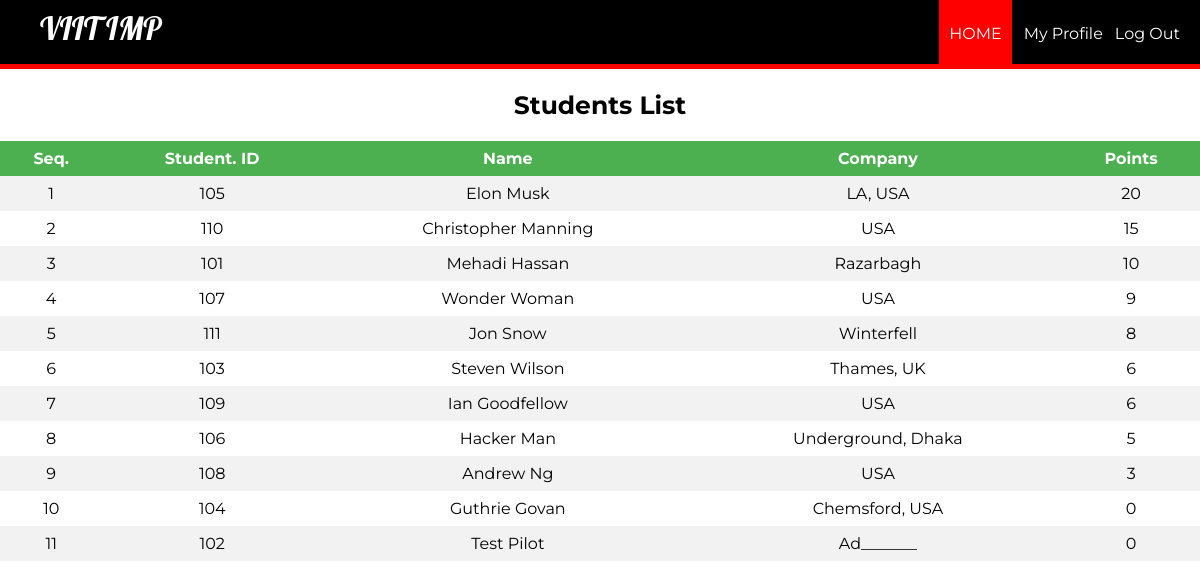
Before: /eloginwel.php?id=105 with the older database file.
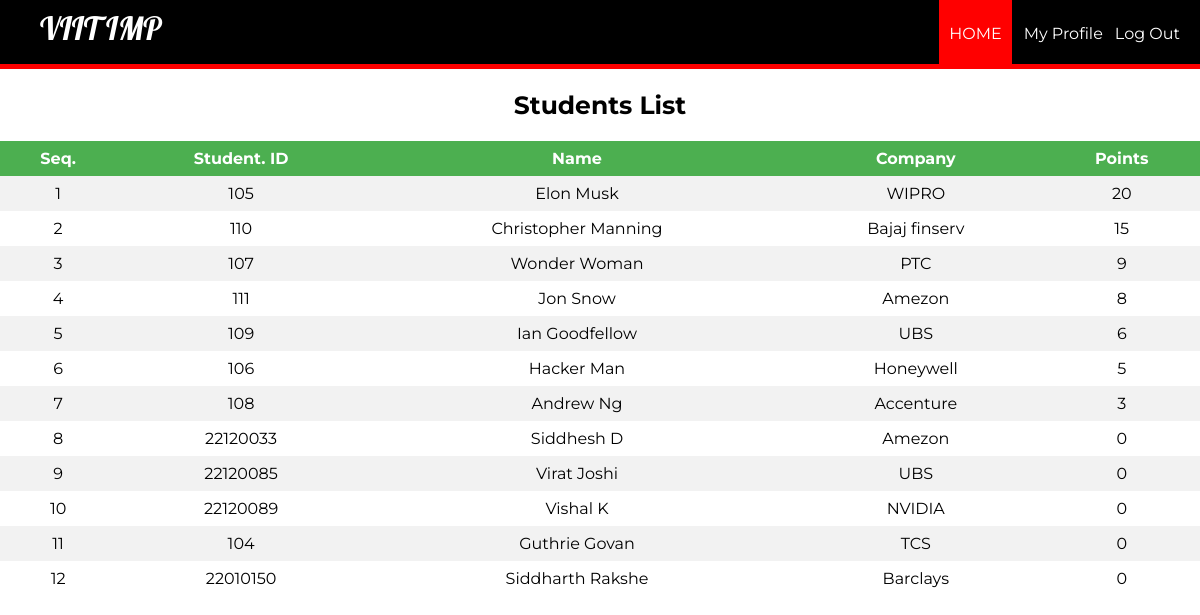
After: the same page with the newer database file.
### tables this page shows
CREATE TABLE `rank` (
  `eid` int(11) NOT NULL,
  `points` int(11) DEFAULT 0
);

CREATE TABLE `employee` (
  `id` int(11) NOT NULL,
  `pid` int(11) NOT NULL,
  `firstName` varchar(100) NOT NULL,
  `lastName` varchar(100) NOT NULL,
  `email` varchar(100) NOT NULL,
  `password` text NOT NULL,
  `birthday` date DEFAULT NULL,
  `gender` varchar(10) NOT NULL,
  `contact` varchar(20) NOT NULL,
  `nid` int(20) DEFAULT NULL,
  `address` varchar(100) DEFAULT NULL,
  `dept` varchar(100) NOT NULL,
  `degree` varchar(100) DEFAULT NULL,
  `pic` text NOT NULL
);

### eloginwel.php (the view, shortened to what this page needs)
<?php
	$id = (isset($_GET['id']) ? $_GET['id'] : '');
	require_once ('process/dbh.php');
	$sql = "SELECT id, firstName, lastName,  address, points FROM employee, rank WHERE rank.eid = employee.id order by rank.points desc";
$result = mysqli_query($conn, $sql);
?>
<html>
<head>
	<link rel="stylesheet" type="text/css" href="styleemplogin.css">
</head>
<body>
	<header>
		<nav>
			<h1>VIIT IMP</h1>
			<ul id="navli">
				<li><a class="homered" href="eloginwel.php?id=<?php echo $id?>"">HOME</a></li>
				<li><a class="homeblack" href="myprofile.php?id=<?php echo $id?>"">My Profile</a></li>
				<li><a class="homeblack" href="elogin.html">Log Out</a></li>
			</ul>
		</nav>
	</header>
	<div class="divider"></div>
	<div id="divimg">
	<div>
		    	<h2 style="font-family: 'Montserrat', sans-serif; font-size: 25px; text-align: center;">Students List</h2>
    	<table>
			<tr bgcolor="#000">
				<th align = "center">Seq.</th>
				<th align = "center">Student. ID</th>
				<th align = "center">Name</th>
				<th align = "center">Company</th>
				<th align = "center">Points</th>
			</tr>
			<?php
				$seq = 1;
				while ($employee = mysqli_fetch_assoc($result)) {
					echo "<tr>";
					echo "<td>".$seq."</td>";
					echo "<td>".$employee['id']."</td>";
					echo "<td>".$employee['firstName']." ".$employee['lastName']."</td>";
					echo "<td>".$employee['address']."</td>";
					echo "<td>".$employee['points']."</td>";
					$seq+=1;
				}
			?>
		</table>
<br>
<br>
<br>
<br>
<br>
	</div>
	</div>
</body>
</html>

Changed rows visible on the page:
removed rank: eid "101", eid.firstName "Mehadi", eid.lastName "Hassan", eid.address "Razarbagh", points "10"
removed rank: eid "103", eid.firstName "Steven", eid.lastName "Wilson", eid.address "Thames, UK", points "6"
removed rank: eid "102", eid.firstName "Test", eid.lastName "Pilot", eid.address "Ad_______", points "0"
changed through a linked row, rank "Elon": eid.address "LA, USA" → "WIPRO"
changed through a linked row, rank "Christopher": eid.address "USA" → "Bajaj finserv"
changed through a linked row, rank "Wonder": eid.address "USA" → "PTC"
changed through a linked row, rank "Jon": eid.address "Winterfell" → "Amezon"
changed through a linked row, rank "Ian": eid.address "USA" → "UBS"
changed through a linked row, rank "Hacker": eid.address "Underground, Dhaka" → "Honeywell"
changed through a linked row, rank "Andrew": eid.address "USA" → "Accenture"
added rank: eid "22120033", eid.firstName "Siddhesh", eid.lastName "D", eid.address "Amezon", points "0"
added rank: eid "22120085", eid.firstName "Virat", eid.lastName "Joshi", eid.address "UBS", points "0"
added rank: eid "22120089", eid.firstName "Vishal", eid.lastName "K", eid.address "NVIDIA", points "0"
changed through a linked row, rank "Guthrie": eid.address "Chemsford, USA" → "TCS"
added rank: eid "22010150", eid.firstName "Siddharth", eid.lastName "Rakshe", eid.address "Barclays", points "0"
